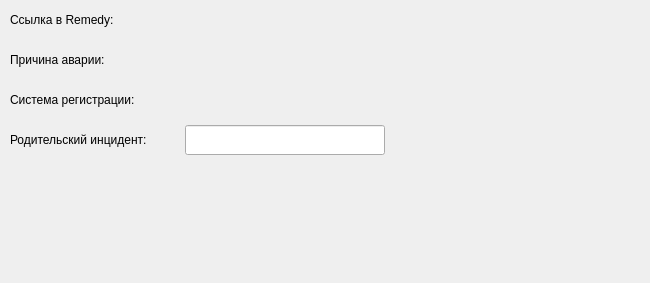
                                          <widget class="QWidget" name="page_2">
                                           <property name="geometry">
                                            <rect>
                                             <x>0</x>
                                             <y>0</y>
                                             <width>650</width>
                                             <height>283</height>
                                            </rect>
                                           </property>
                                           <attribute name="icon">
                                            <iconset resource="../../../SendEmailDesctop/resource.qrc">
                                             <normaloff>:/icons/icons/chevron-down_.svg</normaloff>
                                             <normalon>:/icons/icons/chevron-up_.svg</normalon>:/icons/icons/chevron-down_.svg</iconset>
                                           </attribute>
                                           <attribute name="label">
                                            <string>Дополнительная информация по инциденту</string>
                                           </attribute>
                                           <layout class="QVBoxLayout" name="verticalLayout_65">
                                            <property name="spacing">
                                             <number>10</number>
                                            </property>
                                            <property name="leftMargin">
                                             <number>10</number>
                                            </property>
                                            <property name="topMargin">
                                             <number>5</number>
                                            </property>
                                            <property name="rightMargin">
                                             <number>10</number>
                                            </property>
                                            <property name="bottomMargin">
                                             <number>5</number>
                                            </property>
                                            <item>
                                             <layout class="QHBoxLayout" name="horizontalLayout_37">
                                              <property name="spacing">
                                               <number>5</number>
                                              </property>
                                              <item>
                                               <widget class="QLabel" name="label_40">
                                                <property name="maximumSize">
                                                 <size>
                                                  <width>170</width>
                                                  <height>16777215</height>
                                                 </size>
                                                </property>
                                                <property name="text">
                                                 <string>Ссылка в Remedy:</string>
                                                </property>
                                               </widget>
                                              </item>
                                              <item>
                                               <widget class="QLabel" name="lbl_link_inc">
                                                <property name="minimumSize">
                                                 <size>
                                                  <width>0</width>
                                                  <height>30</height>
                                                 </size>
                                                </property>
                                                <property name="cursor">
                                                 <cursorShape>PointingHandCursor</cursorShape>
                                                </property>
                                                <property name="focusPolicy">
                                                 <enum>Qt::StrongFocus</enum>
                                                </property>
                                                <property name="text">
                                                 <string/>
                                                </property>
                                                <property name="openExternalLinks">
                                                 <bool>true</bool>
                                                </property>
                                                <property name="textInteractionFlags">
                                                 <set>Qt::TextBrowserInteraction</set>
                                                </property>
                                               </widget>
                                              </item>
                                             </layout>
                                            </item>
                                            <item>
                                             <layout class="QHBoxLayout" name="horizontalLayout_43">
                                              <item>
                                               <widget class="QLabel" name="label_41">
                                                <property name="maximumSize">
                                                 <size>
                                                  <width>170</width>
                                                  <height>16777215</height>
                                                 </size>
                                                </property>
                                                <property name="text">
                                                 <string>Причина аварии:</string>
                                                </property>
                                               </widget>
                                              </item>
                                              <item>
                                               <widget class="QLabel" name="lbl_cause_inc_stat">
                                                <property name="minimumSize">
                                                 <size>
                                                  <width>0</width>
                                                  <height>30</height>
                                                 </size>
                                                </property>
                                                <property name="text">
                                                 <string/>
                                                </property>
                                               </widget>
                                              </item>
                                             </layout>
                                            </item>
                                            <item>
                                             <layout class="QHBoxLayout" name="horizontalLayout_42">
                                              <item>
                                               <widget class="QLabel" name="label_39">
                                                <property name="maximumSize">
                                                 <size>
                                                  <width>170</width>
                                                  <height>16777215</height>
                                                 </size>
                                                </property>
                                                <property name="text">
                                                 <string>Система регистрации:</string>
                                                </property>
                                               </widget>
                                              </item>
                                              <item>
                                               <widget class="QLabel" name="lbl_source_inc_stat">
                                                <property name="minimumSize">
                                                 <size>
                                                  <width>0</width>
                                                  <height>30</height>
                                                 </size>
                                                </property>
                                                <property name="text">
                                                 <string/>
                                                </property>
                                                <property name="textInteractionFlags">
                                                 <set>Qt::NoTextInteraction</set>
                                                </property>
                                               </widget>
                                              </item>
                                             </layout>
                                            </item>
                                            <item alignment="Qt::AlignLeft">
                                             <widget class="QFrame" name="frame_33">
                                              <property name="styleSheet">
                                               <string notr="true"/>
                                              </property>
                                              <property name="lineWidth">
                                               <number>0</number>
                                              </property>
                                              <layout class="QHBoxLayout" name="horizontalLayout_46">
                                               <property name="spacing">
                                                <number>5</number>
                                               </property>
                                               <property name="leftMargin">
                                                <number>0</number>
                                               </property>
                                               <property name="topMargin">
                                                <number>0</number>
                                               </property>
                                               <property name="rightMargin">
                                                <number>0</number>
                                               </property>
                                               <property name="bottomMargin">
                                                <number>0</number>
                                               </property>
                                               <item>
                                                <widget class="QLabel" name="label_42">
                                                 <property name="minimumSize">
                                                  <size>
                                                   <width>170</width>
                                                   <height>0</height>
                                                  </size>
                                                 </property>
                                                 <property name="maximumSize">
                                                  <size>
                                                   <width>170</width>
                                                   <height>16777215</height>
                                                  </size>
                                                 </property>
                                                 <property name="text">
                                                  <string>Родительский инцидент:</string>
                                                 </property>
                                                </widget>
                                               </item>
                                               <item>
                                                <widget class="QLineEdit" name="le_parent_inc">
                                                 <property name="sizePolicy">
                                                  <sizepolicy hsizetype="Fixed" vsizetype="Fixed">
                                                   <horstretch>0</horstretch>
                                                   <verstretch>0</verstretch>
                                                  </sizepolicy>
                                                 </property>
                                                 <property name="minimumSize">
                                                  <size>
                                                   <width>200</width>
                                                   <height>30</height>
                                                  </size>
                                                 </property>
                                                 <property name="maximumSize">
                                                  <size>
                                                   <width>200</width>
                                                   <height>16777215</height>
                                                  </size>
                                                 </property>
                                                </widget>
                                               </item>
                                              </layout>
                                             </widget>
                                            </item>
                                            <item>
                                             <spacer name="verticalSpacer_8">
                                              <property name="orientation">
                                               <enum>Qt::Vertical</enum>
                                              </property>
                                              <property name="sizeHint" stdset="0">
                                               <size>
                                                <width>20</width>
                                                <height>104</height>
                                               </size>
                                              </property>
                                             </spacer>
                                            </item>
                                           </layout>
                                          </widget>
